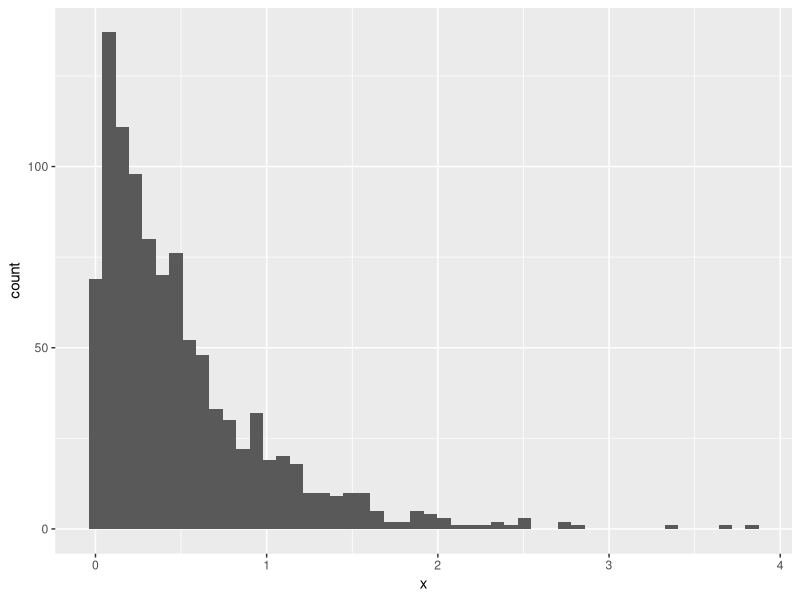
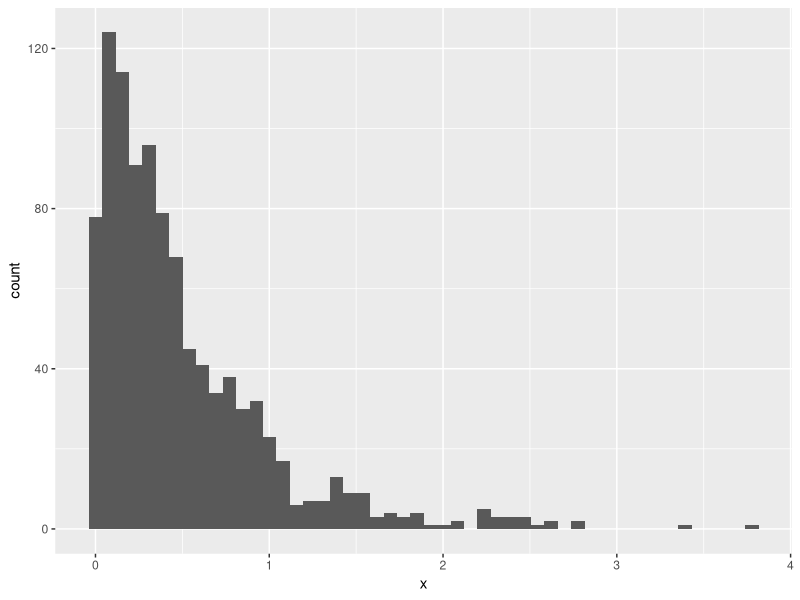
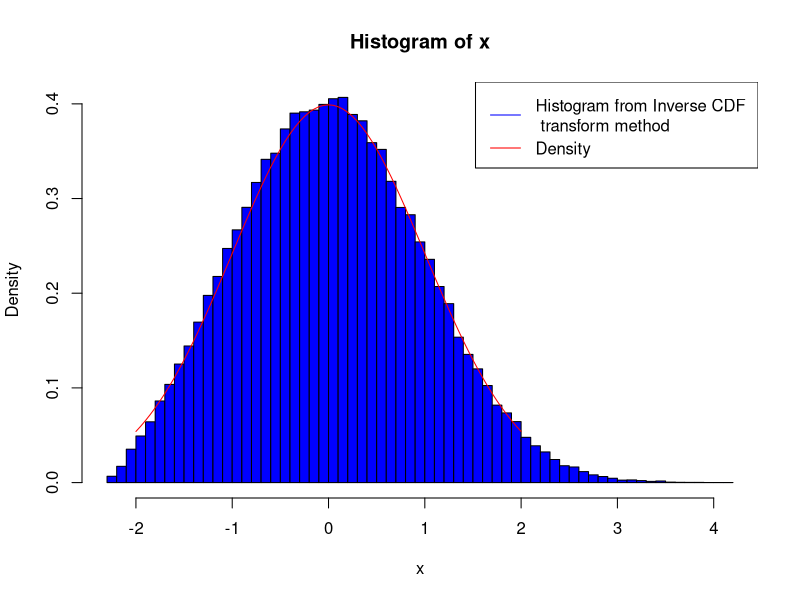

Recreate these plots in R, in order.
## ---- chunk 1
knitr::opts_chunk$set(echo = TRUE)
## ---- chunk 2
set.seed(123)
n = 1000
u = runif(n)
lambda = 2 
a = 0
b = 5

x = (-1/lambda)*log(1-u*(1-exp(-lambda*b)))
## Standard Exponential then truncate 
x = -1/lambda*log(u) #u ~ U[0,1] implies 1-u ~ U[0,1]
x = x[x<=b]

## Plotting
library(ggplot2)
ggplot(data.frame(x))+geom_histogram(aes(x=x),bins = 50)
## ---- chunk 3
n = 1000
lambda = 2
b = 5
u = runif(n)
x = (-1/lambda)*log(1-u*(1-exp(-lambda*b)))

## Plotting
library(ggplot2)
ggplot(data.frame(x))+geom_histogram(aes(x=x),bins = 50)
## ---- chunk 4
# Inverse CDF transform method
Finv <- function(a){
  t=sqrt(log(1/(a*a)))
  a0 = 2.30753
  a1 = 0.27061
  b1 = 0.99229
  b2 = .04481
  x= t - ((a0+a1*t)/(1+b1*t+b2*t*t))
}

n=1e5
u= runif(n)
x=Finv(u)

y=seq(-2,2,0.05)
fy= (exp(-(y^2)/2))/(sqrt(2*pi))

hist(x,breaks = 50, freq=F, col= "blue")
lines(y, fy, col = "red")
legend("topright",c("Histogram from Inverse CDF \n transform method","Density"),
       col=c("blue","red"), lty = c(1,1))
